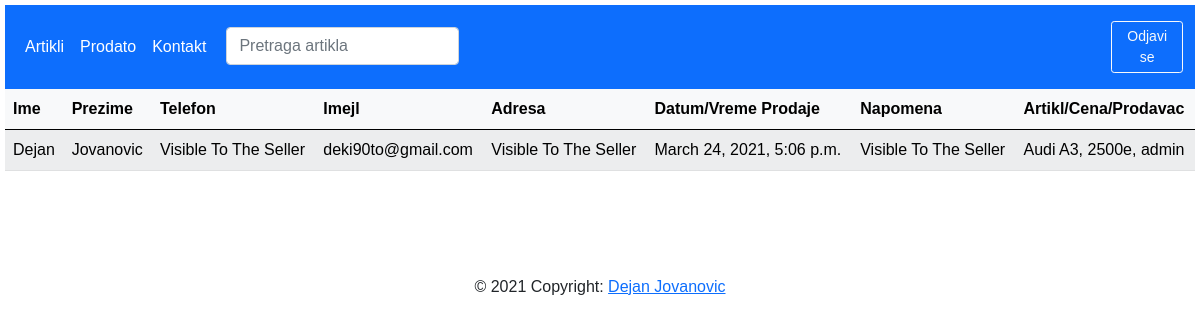
Screenshot of /buyer/ (signed in) with the database file from the repository.
### shop_app/models.py (models this page shows, shortened)
class Buyer(models.Model):
    first_name =    models.CharField(max_length=200)
    last_name =     models.CharField(max_length=200)
    email =         models.EmailField()
    phone =         models.CharField(max_length=20)
    address =       models.TextField(max_length=100)
    note =          models.TextField(max_length=300, blank=True, null=True)
    date_buyed =    models.DateTimeField(auto_now_add=True)
    buyed_item =    models.OneToOneField('ProductName', on_delete=models.SET_NULL, null=True, blank=False)
    class Meta:
        ordering = ['-date_buyed']

class ProductName(models.Model):
    user =                  models.ForeignKey(User, on_delete=models.CASCADE)
    id =                    models.UUIDField(primary_key=True, default=uuid.uuid4)
    product_name =          models.CharField(max_length=200)
    product_description =   models.TextField(max_length=500)
    date_posted =           models.DateTimeField(auto_now_add=True)
    ad_image =              ResizedImageField(size=[320,240], quality=100, upload_to='pictures', blank=True, null=True)
    product_picture_1 =     ResizedImageField(quality=100, upload_to='pictures', blank=True, null=True)
    product_picture_2 =     ResizedImageField(quality=100, upload_to='pictures', blank=True, null=True)
    product_picture_3 =     ResizedImageField(quality=100, upload_to='pictures', blank=True, null=True)
    product_picture_4 =     ResizedImageField(quality=100, upload_to='pictures', blank=True, null=True)
    product_picture_5 =     ResizedImageField(quality=100, upload_to='pictures', blank=True, null=True)
    product_picture_6 =     ResizedImageField(quality=100, upload_to='pictures', blank=True, null=True)
    product_price =         models.IntegerField(default='0', null=True, blank=False)
    phone =                 models.CharField(max_length=20)
    product_brand =         models.ForeignKey('Brand', on_delete=models.CASCADE, blank=True, null=True)
    def __str__(self):
        return (f'{self.product_name}, {self.product_price}e, {self.user}')
    class Meta:
        ordering = ['-date_posted']

### shop_app/views.py (the view)
# urls.py: path('buyer/', views.BuyerListView.as_view(), name='buyer'),
class BuyerListView(generic.ListView):
    model = Buyer
    template_name = 'buyer_list.html'

### shop_app/templates/buyer_list.html
{% extends 'base.html' %}
{% block content %}
{% if user.is_authenticated %}
<table class="table table-light table-striped table-hover">
    <thead class="thead-dark">
        <tr>
            <th scope="col"> Ime </th>
            <th scope="col"> Prezime </th>
            <th scope="col"> Telefon </th>
            <th scope="col"> Imejl </th>
            <th scope="col"> Adresa </th>
            <th scope="col"> Datum/Vreme Prodaje</th>
            <th scope="col"> Napomena </th>
            <th scope="col"> Artikl/Cena/Prodavac </th>
        </tr>
    </thead>
    <tbody>
    {% for page in buyer_list %}
        <tr>
            <td>{{ page.first_name }}</td>
            <td>{{ page.last_name }}</td>
            <td>Visible To The Seller</td>
            <td>{{ page.email }}</td>
            <td>Visible To The Seller</td>
            <td>{{ page.date_buyed }}</td>
            <td>Visible To The Seller</td>
            <td>{{ page.buyed_item }}</td>
        </tr>
    {% endfor %}
    </tbody>
</table>
{% endif %}
{% endblock %}

### shop_app/static/shop_app/css/styles.css (style rules this page uses)
body { padding: 5px; font-family: Arial, Helvetica, sans-serif; }

### rows the page displays
Buyer: first_name "Dejan", last_name "Jovanovic", email "deki90to@gmail.com", date_buyed "March 24, 2021, 5:06 p.m.", buyed_item "Audi A3, 2500e, admin"
